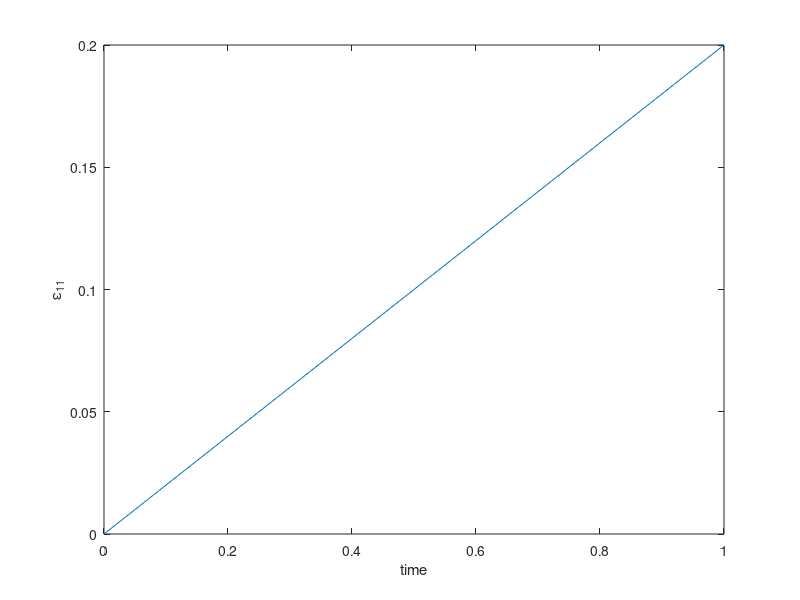
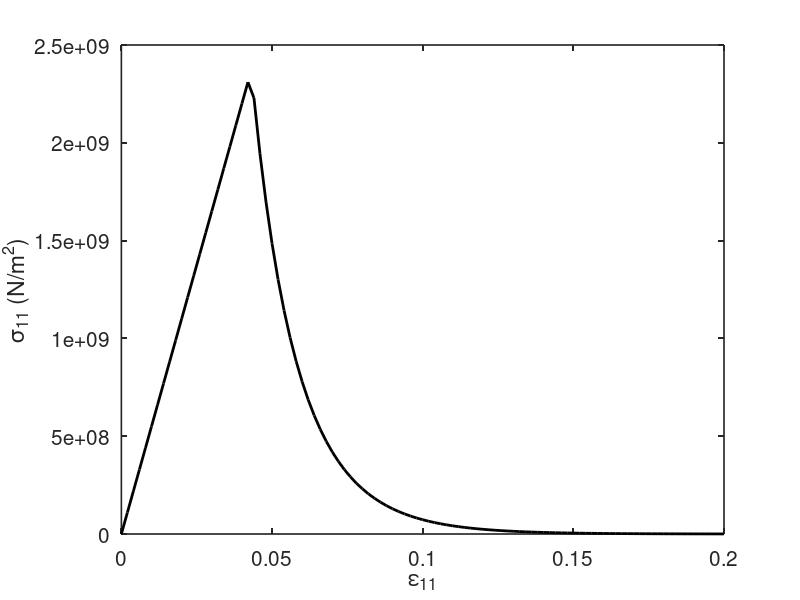
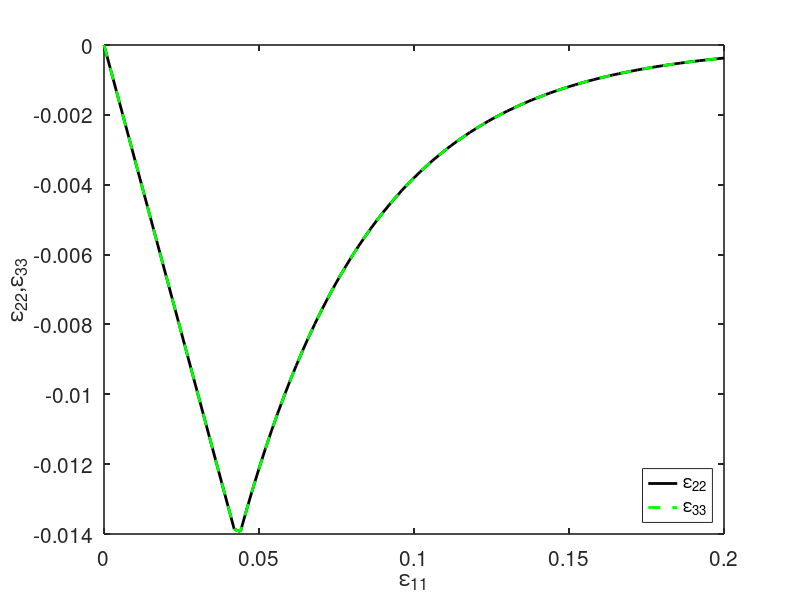

MATLAB code to generate these figures, in order:
A=load('Stress.txt');
Stress = A(:,2);
Time  = A(:,1);


B = load('e11.txt');
strain_11 = B(:,2);


C = load('e22.txt');
strain_22 = C(:,2);

D = load('e33.txt');
strain_33 = D(:,2);


figure(1)
plot(Time,strain_11) 
xlabel('time')
ylabel('\epsilon_{11}')


figure(2,'position',[50,50,1300,950])
plot(strain_11,Stress,'k-',"linewidth", 2) 
set(gca, "linewidth",1.2, "fontsize", 15)
xlabel('\epsilon_{11}')
ylabel('\sigma_{11} (N/m^2)')


figure(3,'position',[50,50,1300,950])
plot(strain_11,strain_22,'k-',"linewidth", 2)
hold on
plot(strain_11,strain_33,'g--',"linewidth", 2)
set(gca, "linewidth",1.2, "fontsize", 15)
legend('\epsilon_{22}','\epsilon_{33}','Location','SouthEast')
xlabel('\epsilon_{11}')
ylabel('\epsilon_{22},\epsilon_{33}')
